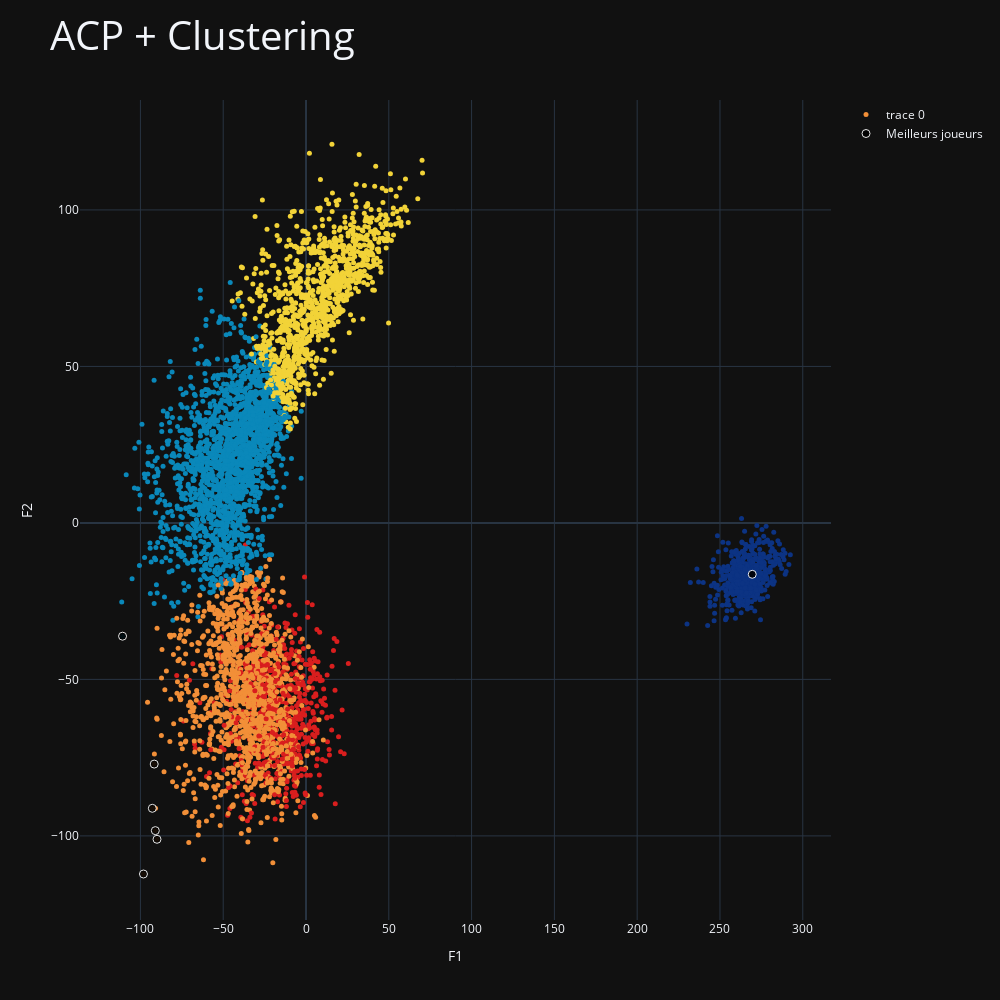

Here is the notebook cell this chart was saved with:
### Code cell
#2.3 Afficher les clusters en couleurs sur la représentation PCA en 2D des joueurs.
# Ajouter un label pour les meilleurs joueurs (Overall au-dessus de 90)

filtre_meilleurs = df_kmean["overall"]>90
kmeans_clusters=go.Scatter(x=X_projected[:,0],y=X_projected[:,1],mode='markers',
                           marker=dict(
                               size=5,
                               color=clusters,
                               colorscale='Portland',
                               showscale=False
                           ))

acp_meilleurs=go.Scatter(
    x=X_projected[filtre_meilleurs,0],
    y=X_projected[filtre_meilleurs,1],name='Meilleurs joueurs',
    text=df_kmean.loc[filtre_meilleurs,'Name'],
    textfont=dict(family='sans serif',color='white',size=16),
    opacity=0.9,
    mode='markers',
    marker=dict(
        size=8,
        color='black',
        line=dict(
            color='white',
            width=1
        )
    )
)

data= [kmeans_clusters,acp_meilleurs]

layout = go.Layout(title="ACP + Clustering ",titlefont=dict(size=40),
                   xaxis=dict(title='F1'),
                   yaxis=dict(title='F2'),
                   autosize=False, width=1000,height=1000)

fig = go.Figure(data=data, layout=layout)

iplot(fig)

### Figure 1 — Plotly figure (JSON) as saved in the notebook; plotly's stock layout.template omitted (floating-point values rounded to 4 significant figures; data arrays with more than 128 entries replaced by an {"elided": "..."} marker saying what was removed)
{"data": [{"marker": {"color": {"elided": "5466 int values"}, "colorscale": [[0.0, "rgb(12,51,131)"], [0.25, "rgb(10,136,186)"], [0.5, "rgb(242,211,56)"], [0.75, "rgb(242,143,56)"], [1.0, "rgb(217,30,30)"]], "showscale": false, "size": 5}, "mode": "markers", "x": {"elided": "5466 float values"}, "y": {"elided": "5466 float values"}, "type": "scatter"}, {"marker": {"color": "black", "line": {"color": "white", "width": 1}, "size": 8}, "mode": "markers", "name": "Meilleurs joueurs", "opacity": 0.9, "text": [null, null, null, null, null, null, null], "textfont": {"color": "white", "family": "sans serif", "size": 16}, "x": [-98.16, -91.67, -89.99, -91.0, -110.8, 269.5, -92.8], "y": [-112.2, -77.06, -101.1, -98.33, -36.2, -16.42, -91.19], "type": "scatter"}], "layout": {"autosize": false, "height": 1000, "title": {"font": {"size": 40}, "text": "ACP + Clustering "}, "width": 1000, "xaxis": {"title": {"text": "F1"}}, "yaxis": {"title": {"text": "F2"}}}}
